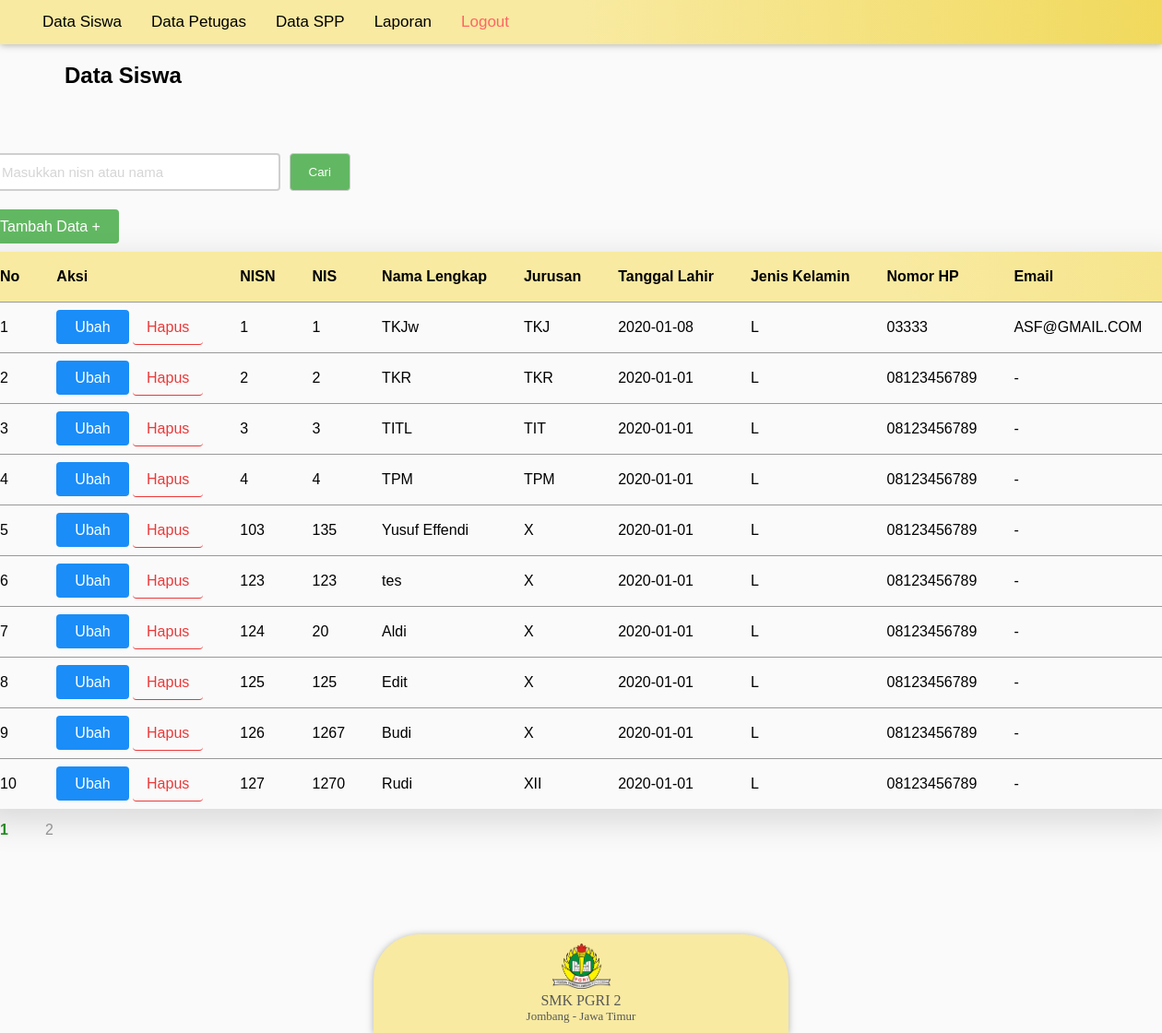
/includes/admin/?p=siswa (signed in), run on the app's committed database.
### tables this page shows
CREATE TABLE `tb_siswa` (
  `nisn` int(11) NOT NULL,
  `nis` int(11) NOT NULL,
  `password` varchar(40) NOT NULL,
  `nama_lengkap` varchar(100) NOT NULL,
  `kelas` varchar(3) NOT NULL,
  `tanggal_lahir` date NOT NULL,
  `jenis_kelamin` enum('L','P') NOT NULL,
  `nomor_hp` varchar(13) DEFAULT NULL,
  `email` varchar(50) DEFAULT NULL,
  `id_desa` varchar(10) NOT NULL
);

### config/koneksi.php (called while the page is built, shortened)
<?php
    class Koneksi {
        var $host = 'localhost';
        var $user = 'root';
        var $pass = '';
        var $db_name = 'spp-pi-revisi-v2';
        public function __construct() {
            $this->konek = mysqli_connect($this->host, $this->user, $this->pass, $this->db_name);
        }
    }

### includes/admin/admin.php (called while the page is built, shortened)
<?php
    require_once '../../config/koneksi.php';
    class Admin extends Koneksi {
        public function getNumberOfAllRecords() {
            $stmt = mysqli_query($this->konek, "SELECT COUNT(*) FROM tb_siswa");
            return $stmt;
        }
        public function getSiswaDataNth($page) {
            $start = ($page * 10) - 9;
            $stmt = mysqli_query($this->konek, "SELECT * FROM (SELECT ROW_NUMBER() OVER (ORDER BY nisn) row_num, tb_siswa.*, desa.nama desa, kecamatan.nama kecamatan, kabupaten.nama kabupaten, provinsi.nama provinsi FROM tb_siswa
            INNER JOIN wilayah_administratif_indonesia.desa ON desa.id = tb_siswa.id_desa
            INNER JOIN wilayah_administratif_indonesia.kecamatan ON kecamatan.id = desa.id_kecamatan
            INNER JOIN wilayah_administratif_indonesia.kabupaten ON kabupaten.id = kecamatan.id_kabupaten
            INNER JOIN wilayah_administratif_indonesia.provinsi ON provinsi.id = kabupaten.id_provinsi) tb_siswa_ordered WHERE row_num >= $start LIMIT 10");
            return $stmt;
        }
    }

### includes/admin/data-siswa.php (the view, shortened to what this page needs)
<h2>Data Siswa</h2>
<div id="kontainer-konten">
    <div id="scrolltable-wrap" >
        <div style="display: inline-block;">
            <form class="formcaridata" action="" method="POST">
                <input class="boxcari" type="text" name="cari-data"  placeholder="Masukkan nisn atau nama" value="<?php if(isset($_POST['cari-data'])) { echo $_POST['cari-data'];} ?>" required>
                <input class="inputcari" type="submit" value="Cari">
            </form>
        </div>
        <br>
        <a class="tombolhijau" href="?p=tambah-siswa">Tambah Data +</a>
        <br><br>
        <div id="scrolltable">
            <?php
                if($_SERVER['REQUEST_METHOD'] == 'POST') {
                    $rows = $admin->getDataSiswaByNISNAndName($_POST['cari-data']);
                    if(mysqli_num_rows($rows) == 0) {
                        echo "<p>Data tidak ditemukan</p>";
                    } else {
                        $i = 0;
                        echo "<div class='divTable'>";
                            echo "<div class='divTableBody'>";
                                echo "<div class='divTableRowHead'>";
                                    echo "<div class='divTableHead'>No</div>";
                                    echo "<div class='divTableHead'>Aksi</div>";
                                    echo "<div class='divTableHead'>NISN</div>";
                                    echo "<div class='divTableHead'>NIS</div>";
                                    echo "<div class='divTableHead'>Nama Lengkap</div>";
                                    echo "<div class='divTableHead'>Jurusan</div>";
                                    echo "<div class='divTableHead'>Tanggal Lahir</div>";
                                    echo "<div class='divTableHead'>Jenis Kelamin</div>";
                                    echo "<div class='divTableHead'>Nomor HP</div>";
                                    echo "<div class='divTableHead'>Email</div>";
                                    echo "<div class='divTableHead'>Alamat</div>";
                                echo "</div>";
                            echo "</div>";
                        foreach($rows as $row) :
                                echo "<div class='divTableBody'>";
                                    echo "<div class='divTableRow'>";
                                        echo "<div class='divTableCell'>".++$i."</div>";
                                        echo "<div class='divTableCell'><a class='tombolbiru' href=\"?p=ubah-siswa&nisn=" . $row['nisn'] . "\">Ubah</a> <a class='hapus' href=\"?p=hapus-siswa&nisn=" . $row['nisn'] . "\"onclick=\"return confirm('Yakin ingin menghapus?')\">Hapus</a></div>";
                                        echo "<div class='divTableCell'>".$row['nisn']."</div>";
                                        echo "<div class='divTableCell'>".$row['nis']."</div>";
                                        echo "<div class='divTableCell'>".$row['nama_lengkap']."</div>";
                                        echo "<div class='divTableCell'>".$row['kelas']."</div>";
                                        echo "<div class='divTableCell'>".$row['tanggal_lahir']."</div>";
                                        echo "<div class='divTableCell'>".$row['jenis_kelamin']."</div>";
                                        $nomor_hp = empty($row['nomor_hp']) ? '-' : $row['nomor_hp'];
                                        echo "<div class='divTableCell'>".$nomor_hp."</div>";
                                        $email = empty($row['email']) ? '-' : $row['email'];
                                        echo "<div class='divTableCell'>".$email."</div>";
                                        echo "<div class='divTableCell'>Desa ".ucwords(strtolower($row['desa'])).', Kecamatan '.ucwords(strtolower($row['kecamatan'])).', '.ucwords(strtolower($row['kabupaten'])).', Provinsi '.ucwords(strtolower($row['provinsi']))."</div>";
                                    echo "</div>";
                                echo "</div>";
                        endforeach;
                        echo "</div>";
                    }
                } else {
                    $rows = $admin->getNumberOfAllRecords();
                    $row = mysqli_fetch_row($rows);
                    $totalRecords = $row[0];
                    $totalPages = ceil($totalRecords / 10);
                    echo "
                        <div class='divTable'>
                            <div <div class='divTableRowHead'>
                                <div class='divTableHead'>No</div>
                                <div class='divTableHead'>Aksi</div>
                                <div class='divTableHead'>NISN</div>
                                <div class='divTableHead'>NIS</div>
                                <div class='divTableHead'>Nama Lengkap</div>
                                <div class='divTableHead'>Jurusan</div>
                                <div class='divTableHead'>Tanggal Lahir</div>
                                <div class='divTableHead'>Jenis Kelamin</div>
                                <div class='divTableHead'>Nomor HP</div>
                                <div class='divTableHead'>Email</div>
                                <div class='divTableHead'>Alamat</div>
                            </div>
                        ";
                        if(isset($_GET['page'])) {
                            $currentPage = $_GET['page'];
                        } else {
                            $currentPage = 1;
                        }
                        $rows = $admin->getSiswaDataNth($currentPage);
                        foreach($rows as $row) :
                        $nomor_hp = empty($row['nomor_hp']) ? '-' : $row['nomor_hp'];
                        $email = empty($row['email']) ? '-' : $row['email'];
                        echo "
                            <div class='divTableRow'>
                                <div class='divTableCell'>".$row['row_num']."</div>
                                <div class='divTableCell'><a class='tombolbiru' href=\"?p=ubah-siswa&nisn=" . $row['nisn'] . "\">Ubah</a> <a class='hapus' href=\"?p=hapus-siswa&nisn=" . $row['nisn'] . "\"onclick=\"return confirm('Yakin ingin menghapus?')\">Hapus</a></div>
                                <div class='divTableCell'>".$row['nisn']."</div>
                                <div class='divTableCell'>".$row['nis']."</div>
                                <div class='divTableCell'>".$row['nama_lengkap']."</div>
                                <div class='divTableCell'>".$row['kelas']."</div>
                                <div class='divTableCell'>".$row['tanggal_lahir']."</div>
                                <div class='divTableCell'>".$row['jenis_kelamin']."</div>
                                <div class='divTableCell'>".$nomor_hp."</div>
                                <div class='divTableCell'>".$email."</div>
                                <div class='divTableCell'>Desa ".ucwords(strtolower($row['desa'])).', Kecamatan '.ucwords(strtolower($row['kecamatan'])).', '.ucwords(strtolower($row['kabupaten'])).', Provinsi '.ucwords(strtolower($row['provinsi']))."</div>
                            </div>
                        ";
                    endforeach;
                    echo "</div>";
                    echo '<div class="pagination">';
                    for($i = 1; $i <= $totalPages; $i++) {
                        if($i == $currentPage) {
                            echo '<span>'.$i.'</span>';
                        } else {
                            echo '<span><a href="index.php?p=siswa&page='.$i.'">'.$i.'</a></span>';
                        }
                    }
                    echo '</div>';
                }
            ?>
        </div>
    </div>
</div>
<?php
    require_once 'footer.php';
?>

### style/style.css (style rules this page uses)
* { box-sizing: border-box; scroll-behavior: smooth; }
html, body { background-color: rgb(250, 250, 250); font-family: Verdana, Geneva, Tahoma, sans-serif; margin: 0; height: 100%; }
h2 { margin-left: 70px ; }
a { text-decoration: none; color: #000000; }
::placeholder { opacity: 0.3; }
.pagination { padding-top: 10px; width: 80%; }
.pagination span { color: rgb(36, 138, 36); margin: 20px; font-weight: bold; }
.pagination span a { color: #929292; font-weight: normal; }
.divTable { white-space: nowrap; display: table; max-width: 1300px; overflow: auto; min-width: 400px; box-shadow: 0px 11px 35px 2px rgba(0, 0, 0, 0.14); display:inline-block; }
.divTableRow { display: table-row; }
.divTableRowHead { display: table-row; background: linear-gradient(to right, rgb(248, 234, 161), rgb(248, 234, 161), #F1D95C) ; }
.divTableCell, .divTableHead { display: table-cell; padding: 18px 20px; }
.divTableCell { background-color: rgb(250, 250, 250); border-top: 0.5px solid #999999; }
.divTableHead { font-weight: bold; }
#kontainer-konten { display: flex; width: 100%; padding: 50px; padding-bottom: 100px; justify-content: center; min-height: 70%; margin-bottom: -350px; }
.tombolbiru { background-color: rgb(26, 141, 248); padding: 10px 20px; border-radius: 4px; color: white; border: none; text-decoration: none; }
.hapus { padding: 10px 15px; border-bottom: 0.5px solid rgb(236, 56, 56);; border-color: rgb(236, 56, 56); border-radius: 4px; color: rgb(236, 56, 56); }
.tombolhijau { background-color: rgb(98, 184, 98); border: none; padding: 10px 20px; border-radius: 4px; color: white; }
.inputcari { background-color: rgb(98, 184, 98); padding: 10px 20px; margin-bottom: 15px; margin-left: 10px; color: white; display: inline-block; border: 1px solid #ccc; border-radius: 4px; box-sizing: border-box; }
.formcaridata { display: flex; justify-content: center; flex-direction: row; border-radius: 5px; width: 400px; padding-bottom: 15px; }
.inputtext,.boxcari, .inputpassword, select { width: 100%; padding: 10px 20px; margin-bottom: 15px; display: inline-block; border: 2px solid rgb(207, 207, 207); border-radius: 4px; box-sizing: border-box; color: rgb(38, 50, 56); font-weight: 400; font-size: 15px; background: rgb(255, 255, 255); }

### data on the page
tb_siswa: row_num "1", nisn "1", nis "1", nama_lengkap "TKJw", kelas "TKJ", tanggal_lahir "2020-01-08", jenis_kelamin "L", nomor_hp "03333", email "ASF@GMAIL.COM"
tb_siswa: row_num "2", nisn "2", nis "2", nama_lengkap "TKR", kelas "TKR", tanggal_lahir "2020-01-01", jenis_kelamin "L", nomor_hp "08123456789", email "-"
tb_siswa: row_num "3", nisn "3", nis "3", nama_lengkap "TITL", kelas "TIT", tanggal_lahir "2020-01-01", jenis_kelamin "L", nomor_hp "08123456789", email "-"
tb_siswa: row_num "4", nisn "4", nis "4", nama_lengkap "TPM", kelas "TPM", tanggal_lahir "2020-01-01", jenis_kelamin "L", nomor_hp "08123456789", email "-"
tb_siswa: row_num "5", nisn "103", nis "135", nama_lengkap "Yusuf Effendi", kelas "X", tanggal_lahir "2020-01-01", jenis_kelamin "L", nomor_hp "08123456789", email "-"
tb_siswa: row_num "6", nisn "123", nis "123", nama_lengkap "tes", kelas "X", tanggal_lahir "2020-01-01", jenis_kelamin "L", nomor_hp "08123456789", email "-"
tb_siswa: row_num "7", nisn "124", nis "20", nama_lengkap "Aldi", kelas "X", tanggal_lahir "2020-01-01", jenis_kelamin "L", nomor_hp "08123456789", email "-"
tb_siswa: row_num "8", nisn "125", nis "125", nama_lengkap "Edit", kelas "X", tanggal_lahir "2020-01-01", jenis_kelamin "L", nomor_hp "08123456789", email "-"
tb_siswa: row_num "9", nisn "126", nis "1267", nama_lengkap "Budi", kelas "X", tanggal_lahir "2020-01-01", jenis_kelamin "L", nomor_hp "08123456789", email "-"
tb_siswa: row_num "10", nisn "127", nis "1270", nama_lengkap "Rudi", kelas "XII", tanggal_lahir "2020-01-01", jenis_kelamin "L", nomor_hp "08123456789", email "-"
